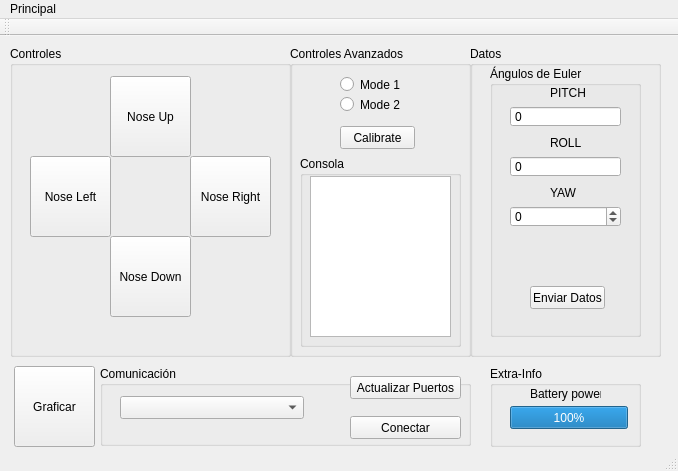
<?xml version="1.0" encoding="UTF-8"?>
<ui version="4.0">
 <class>Interfaz</class>
 <widget class="QMainWindow" name="Interfaz">
  <property name="geometry">
   <rect>
    <x>0</x>
    <y>0</y>
    <width>678</width>
    <height>471</height>
   </rect>
  </property>
  <property name="windowTitle">
   <string>Interfaz</string>
  </property>
  <property name="documentMode">
   <bool>false</bool>
  </property>
  <widget class="QWidget" name="centralWidget">
   <widget class="QGroupBox" name="groupBox">
    <property name="geometry">
     <rect>
      <x>10</x>
      <y>10</y>
      <width>281</width>
      <height>311</height>
     </rect>
    </property>
    <property name="title">
     <string>Controles</string>
    </property>
    <widget class="QPushButton" name="noseup">
     <property name="geometry">
      <rect>
       <x>100</x>
       <y>30</y>
       <width>81</width>
       <height>81</height>
      </rect>
     </property>
     <property name="text">
      <string>Nose Up</string>
     </property>
    </widget>
    <widget class="QPushButton" name="noseright">
     <property name="geometry">
      <rect>
       <x>180</x>
       <y>110</y>
       <width>81</width>
       <height>81</height>
      </rect>
     </property>
     <property name="text">
      <string>Nose Right</string>
     </property>
    </widget>
    <widget class="QPushButton" name="nosedown">
     <property name="geometry">
      <rect>
       <x>100</x>
       <y>190</y>
       <width>81</width>
       <height>81</height>
      </rect>
     </property>
     <property name="text">
      <string>Nose Down</string>
     </property>
    </widget>
    <widget class="QPushButton" name="noseleft">
     <property name="geometry">
      <rect>
       <x>20</x>
       <y>110</y>
       <width>81</width>
       <height>81</height>
      </rect>
     </property>
     <property name="text">
      <string>Nose Left</string>
     </property>
    </widget>
   </widget>
   <widget class="QGroupBox" name="groupBox_2">
    <property name="geometry">
     <rect>
      <x>290</x>
      <y>10</y>
      <width>181</width>
      <height>311</height>
     </rect>
    </property>
    <property name="title">
     <string>Controles Avanzados</string>
    </property>
    <widget class="QRadioButton" name="modo1">
     <property name="geometry">
      <rect>
       <x>50</x>
       <y>30</y>
       <width>82</width>
       <height>17</height>
      </rect>
     </property>
     <property name="text">
      <string>Mode 1</string>
     </property>
    </widget>
    <widget class="QRadioButton" name="modo2">
     <property name="geometry">
      <rect>
       <x>50</x>
       <y>50</y>
       <width>82</width>
       <height>17</height>
      </rect>
     </property>
     <property name="text">
      <string>Mode 2</string>
     </property>
    </widget>
    <widget class="QPushButton" name="calibrar">
     <property name="geometry">
      <rect>
       <x>50</x>
       <y>80</y>
       <width>75</width>
       <height>23</height>
      </rect>
     </property>
     <property name="text">
      <string>Calibrate</string>
     </property>
    </widget>
    <widget class="QGroupBox" name="groupBox_7">
     <property name="geometry">
      <rect>
       <x>10</x>
       <y>110</y>
       <width>161</width>
       <height>191</height>
      </rect>
     </property>
     <property name="title">
      <string>Consola</string>
     </property>
     <widget class="QTextBrowser" name="txtConsola">
      <property name="geometry">
       <rect>
        <x>10</x>
        <y>20</y>
        <width>141</width>
        <height>161</height>
       </rect>
      </property>
     </widget>
    </widget>
   </widget>
   <widget class="QGroupBox" name="groupBox_4">
    <property name="geometry">
     <rect>
      <x>470</x>
      <y>10</y>
      <width>191</width>
      <height>311</height>
     </rect>
    </property>
    <property name="title">
     <string>Datos</string>
    </property>
    <widget class="QGroupBox" name="groupBox_5">
     <property name="geometry">
      <rect>
       <x>20</x>
       <y>20</y>
       <width>151</width>
       <height>271</height>
      </rect>
     </property>
     <property name="title">
      <string>Ángulos de Euler</string>
     </property>
     <widget class="QLabel" name="label_2">
      <property name="geometry">
       <rect>
        <x>60</x>
        <y>20</y>
        <width>47</width>
        <height>13</height>
       </rect>
      </property>
      <property name="text">
       <string>PITCH</string>
      </property>
     </widget>
     <widget class="QLabel" name="label_3">
      <property name="geometry">
       <rect>
        <x>60</x>
        <y>70</y>
        <width>47</width>
        <height>13</height>
       </rect>
      </property>
      <property name="text">
       <string>ROLL</string>
      </property>
     </widget>
     <widget class="QLabel" name="label_4">
      <property name="geometry">
       <rect>
        <x>60</x>
        <y>120</y>
        <width>47</width>
        <height>13</height>
       </rect>
      </property>
      <property name="text">
       <string>YAW</string>
      </property>
     </widget>
     <widget class="QSpinBox" name="yaw">
      <property name="geometry">
       <rect>
        <x>20</x>
        <y>140</y>
        <width>111</width>
        <height>21</height>
       </rect>
      </property>
      <property name="buttonSymbols">
       <enum>QAbstractSpinBox::UpDownArrows</enum>
      </property>
      <property name="minimum">
       <number>-45</number>
      </property>
      <property name="maximum">
       <number>45</number>
      </property>
      <property name="singleStep">
       <number>5</number>
      </property>
     </widget>
     <widget class="QSpinBox" name="pitch1">
      <property name="geometry">
       <rect>
        <x>20</x>
        <y>40</y>
        <width>111</width>
        <height>21</height>
       </rect>
      </property>
      <property name="toolTipDuration">
       <number>-1</number>
      </property>
      <property name="buttonSymbols">
       <enum>QAbstractSpinBox::NoButtons</enum>
      </property>
      <property name="minimum">
       <number>-99999</number>
      </property>
      <property name="maximum">
       <number>99999</number>
      </property>
      <property name="singleStep">
       <number>5</number>
      </property>
      <property name="stepType">
       <enum>QAbstractSpinBox::DefaultStepType</enum>
      </property>
      <property name="value">
       <number>0</number>
      </property>
     </widget>
     <widget class="QSpinBox" name="roll2">
      <property name="geometry">
       <rect>
        <x>20</x>
        <y>90</y>
        <width>111</width>
        <height>21</height>
       </rect>
      </property>
      <property name="buttonSymbols">
       <enum>QAbstractSpinBox::NoButtons</enum>
      </property>
      <property name="minimum">
       <number>-99999</number>
      </property>
      <property name="maximum">
       <number>99999</number>
      </property>
     </widget>
     <widget class="QPushButton" name="btnEnviar">
      <property name="geometry">
       <rect>
        <x>40</x>
        <y>220</y>
        <width>75</width>
        <height>23</height>
       </rect>
      </property>
      <property name="text">
       <string>Enviar Datos</string>
      </property>
     </widget>
    </widget>
   </widget>
   <widget class="QGroupBox" name="groupBox_3">
    <property name="geometry">
     <rect>
      <x>100</x>
      <y>330</y>
      <width>371</width>
      <height>80</height>
     </rect>
    </property>
    <property name="title">
     <string>Comunicación</string>
    </property>
    <widget class="QComboBox" name="comboBoxPort">
     <property name="geometry">
      <rect>
       <x>20</x>
       <y>30</y>
       <width>184</width>
       <height>23</height>
      </rect>
     </property>
     <property name="sizePolicy">
      <sizepolicy hsizetype="Expanding" vsizetype="Preferred">
       <horstretch>0</horstretch>
       <verstretch>0</verstretch>
      </sizepolicy>
     </property>
     <property name="maximumSize">
      <size>
       <width>16777215</width>
       <height>16777215</height>
      </size>
     </property>
     <property name="currentIndex">
      <number>-1</number>
     </property>
     <property name="maxVisibleItems">
      <number>4</number>
     </property>
    </widget>
    <widget class="QPushButton" name="pushButtonConectar">
     <property name="geometry">
      <rect>
       <x>250</x>
       <y>50</y>
       <width>111</width>
       <height>23</height>
      </rect>
     </property>
     <property name="sizePolicy">
      <sizepolicy hsizetype="Fixed" vsizetype="Fixed">
       <horstretch>0</horstretch>
       <verstretch>0</verstretch>
      </sizepolicy>
     </property>
     <property name="text">
      <string>Conectar</string>
     </property>
    </widget>
    <widget class="QPushButton" name="btnUpdate">
     <property name="geometry">
      <rect>
       <x>250</x>
       <y>10</y>
       <width>111</width>
       <height>23</height>
      </rect>
     </property>
     <property name="sizePolicy">
      <sizepolicy hsizetype="Fixed" vsizetype="Fixed">
       <horstretch>0</horstretch>
       <verstretch>0</verstretch>
      </sizepolicy>
     </property>
     <property name="text">
      <string>Actualizar Puertos</string>
     </property>
    </widget>
   </widget>
   <widget class="QGroupBox" name="groupBox_6">
    <property name="geometry">
     <rect>
      <x>490</x>
      <y>330</y>
      <width>151</width>
      <height>81</height>
     </rect>
    </property>
    <property name="title">
     <string>Extra-Info</string>
    </property>
    <widget class="QLabel" name="label_5">
     <property name="geometry">
      <rect>
       <x>40</x>
       <y>20</y>
       <width>71</width>
       <height>16</height>
      </rect>
     </property>
     <property name="text">
      <string>Battery power</string>
     </property>
    </widget>
    <widget class="QProgressBar" name="bateria">
     <property name="geometry">
      <rect>
       <x>20</x>
       <y>40</y>
       <width>118</width>
       <height>23</height>
      </rect>
     </property>
     <property name="value">
      <number>100</number>
     </property>
    </widget>
   </widget>
   <widget class="QPushButton" name="btnPlot">
    <property name="geometry">
     <rect>
      <x>14</x>
      <y>330</y>
      <width>81</width>
      <height>81</height>
     </rect>
    </property>
    <property name="text">
     <string>Graficar</string>
    </property>
   </widget>
  </widget>
  <widget class="QMenuBar" name="menuBar">
   <property name="geometry">
    <rect>
     <x>0</x>
     <y>0</y>
     <width>678</width>
     <height>21</height>
    </rect>
   </property>
   <widget class="QMenu" name="menuInterfaz">
    <property name="title">
     <string>Principal</string>
    </property>
   </widget>
   <addaction name="menuInterfaz"/>
  </widget>
  <widget class="QToolBar" name="mainToolBar">
   <property name="enabled">
    <bool>true</bool>
   </property>
   <property name="movable">
    <bool>true</bool>
   </property>
   <property name="floatable">
    <bool>true</bool>
   </property>
   <attribute name="toolBarArea">
    <enum>TopToolBarArea</enum>
   </attribute>
   <attribute name="toolBarBreak">
    <bool>false</bool>
   </attribute>
  </widget>
  <widget class="QStatusBar" name="statusBar"/>
  <action name="actionPlotting_Angles">
   <property name="text">
    <string>Plotting Angles</string>
   </property>
  </action>
 </widget>
 <layoutdefault spacing="6" margin="11"/>
 <resources/>
 <connections/>
</ui>
